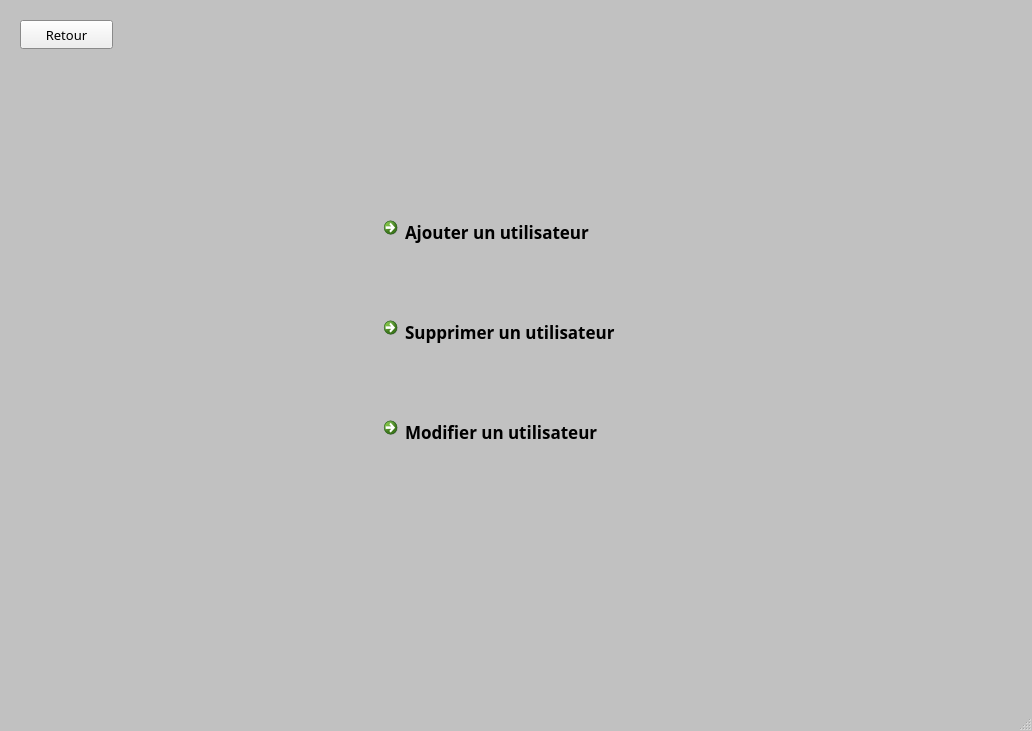
<?xml version="1.0" encoding="UTF-8"?>
<ui version="4.0">
 <class>GestionMenu</class>
 <widget class="QMainWindow" name="GestionMenu">
  <property name="geometry">
   <rect>
    <x>0</x>
    <y>0</y>
    <width>1032</width>
    <height>731</height>
   </rect>
  </property>
  <property name="palette">
   <palette>
    <active>
     <colorrole role="Window">
      <brush brushstyle="SolidPattern">
       <color alpha="255">
        <red>193</red>
        <green>193</green>
        <blue>193</blue>
       </color>
      </brush>
     </colorrole>
    </active>
    <inactive>
     <colorrole role="Window">
      <brush brushstyle="SolidPattern">
       <color alpha="255">
        <red>193</red>
        <green>193</green>
        <blue>193</blue>
       </color>
      </brush>
     </colorrole>
    </inactive>
    <disabled>
     <colorrole role="Base">
      <brush brushstyle="SolidPattern">
       <color alpha="255">
        <red>193</red>
        <green>193</green>
        <blue>193</blue>
       </color>
      </brush>
     </colorrole>
     <colorrole role="Window">
      <brush brushstyle="SolidPattern">
       <color alpha="255">
        <red>193</red>
        <green>193</green>
        <blue>193</blue>
       </color>
      </brush>
     </colorrole>
    </disabled>
   </palette>
  </property>
  <property name="font">
   <font>
    <family>MS Reference Sans Serif</family>
   </font>
  </property>
  <property name="windowTitle">
   <string>MainWindow</string>
  </property>
  <widget class="QWidget" name="centralwidget">
   <widget class="QCommandLinkButton" name="commandLinkButton_add">
    <property name="geometry">
     <rect>
      <x>376</x>
      <y>210</y>
      <width>281</width>
      <height>51</height>
     </rect>
    </property>
    <property name="font">
     <font>
      <family>MS Reference Sans Serif</family>
      <pointsize>13</pointsize>
     </font>
    </property>
    <property name="text">
     <string>Ajouter un utilisateur</string>
    </property>
    <property name="iconSize">
     <size>
      <width>30</width>
      <height>30</height>
     </size>
    </property>
   </widget>
   <widget class="QCommandLinkButton" name="commandLinkButton_change">
    <property name="geometry">
     <rect>
      <x>376</x>
      <y>410</y>
      <width>291</width>
      <height>51</height>
     </rect>
    </property>
    <property name="font">
     <font>
      <family>MS Reference Sans Serif</family>
      <pointsize>13</pointsize>
     </font>
    </property>
    <property name="text">
     <string>Modifier un utilisateur</string>
    </property>
    <property name="iconSize">
     <size>
      <width>30</width>
      <height>30</height>
     </size>
    </property>
   </widget>
   <widget class="QCommandLinkButton" name="commandLinkButton_del">
    <property name="geometry">
     <rect>
      <x>376</x>
      <y>310</y>
      <width>321</width>
      <height>51</height>
     </rect>
    </property>
    <property name="font">
     <font>
      <family>MS Reference Sans Serif</family>
      <pointsize>13</pointsize>
     </font>
    </property>
    <property name="text">
     <string>Supprimer un utilisateur</string>
    </property>
    <property name="iconSize">
     <size>
      <width>30</width>
      <height>30</height>
     </size>
    </property>
   </widget>
   <widget class="QPushButton" name="pushButton_back">
    <property name="geometry">
     <rect>
      <x>20</x>
      <y>20</y>
      <width>93</width>
      <height>29</height>
     </rect>
    </property>
    <property name="font">
     <font>
      <family>MS Reference Sans Serif</family>
      <pointsize>10</pointsize>
     </font>
    </property>
    <property name="text">
     <string>Retour</string>
    </property>
   </widget>
  </widget>
  <widget class="QMenuBar" name="menubar">
   <property name="geometry">
    <rect>
     <x>0</x>
     <y>0</y>
     <width>1032</width>
     <height>20</height>
    </rect>
   </property>
  </widget>
  <widget class="QStatusBar" name="statusbar"/>
 </widget>
 <resources/>
 <connections/>
</ui>
